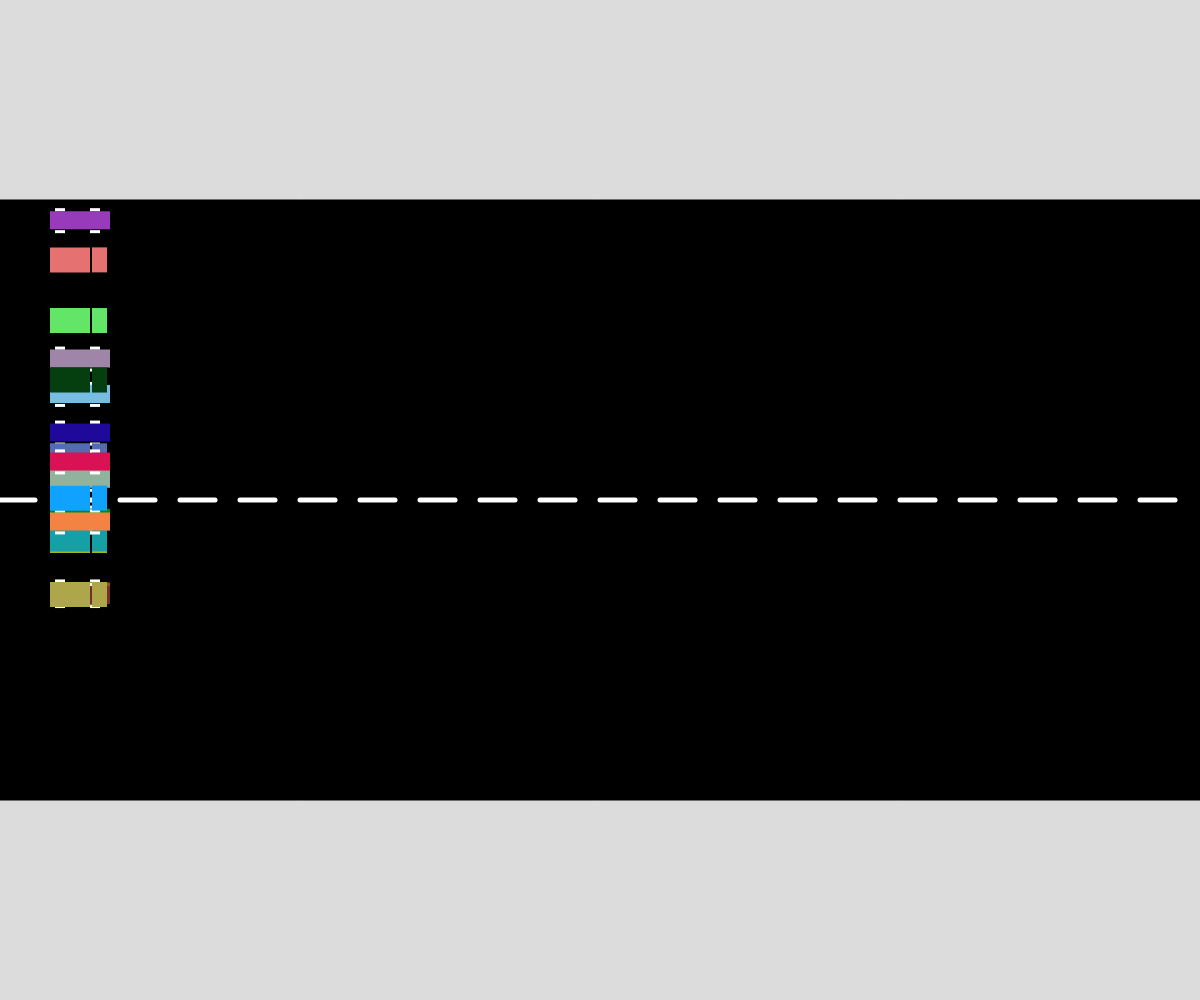
Frame 1 (no input)
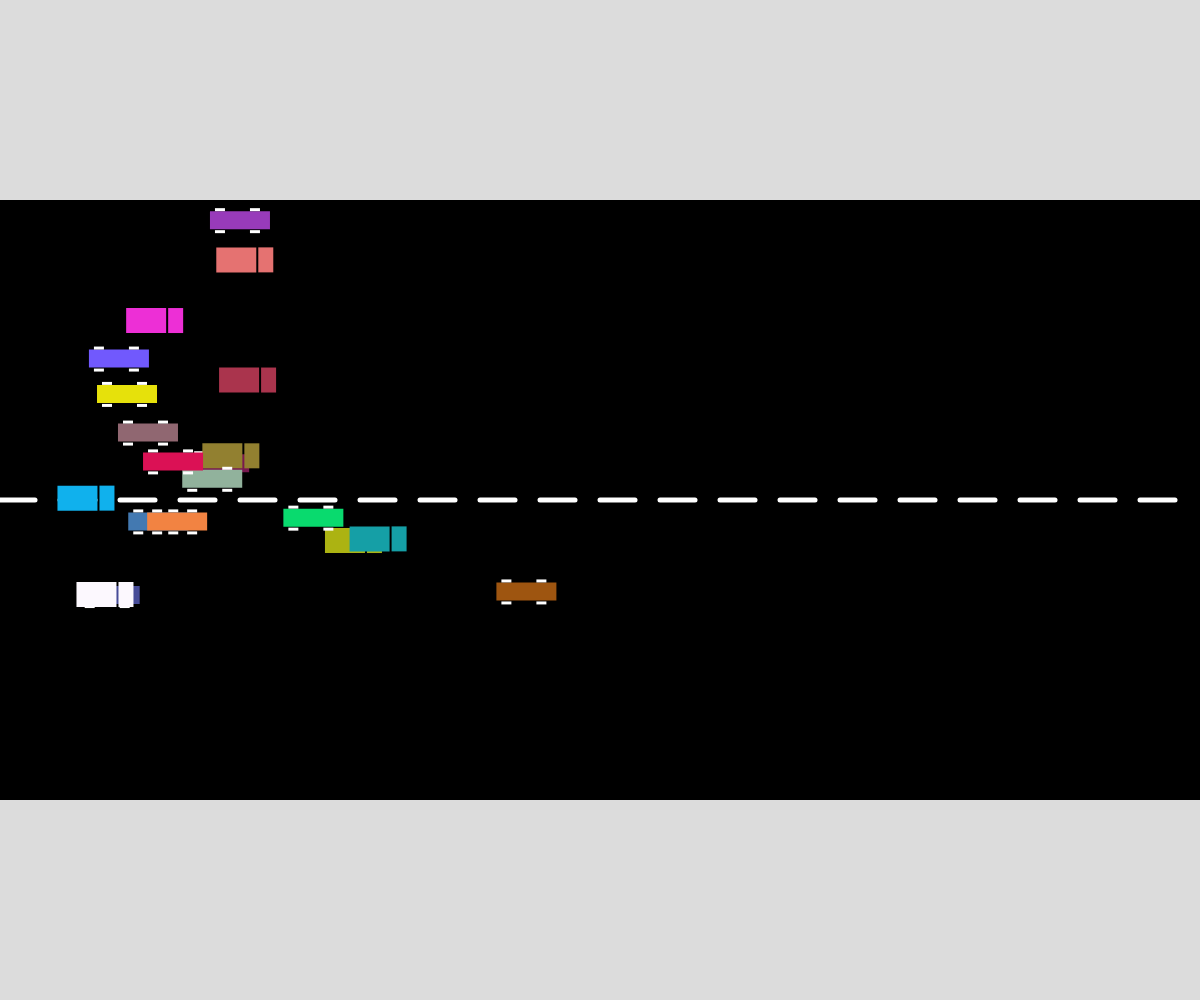
Frame 60 (no input)
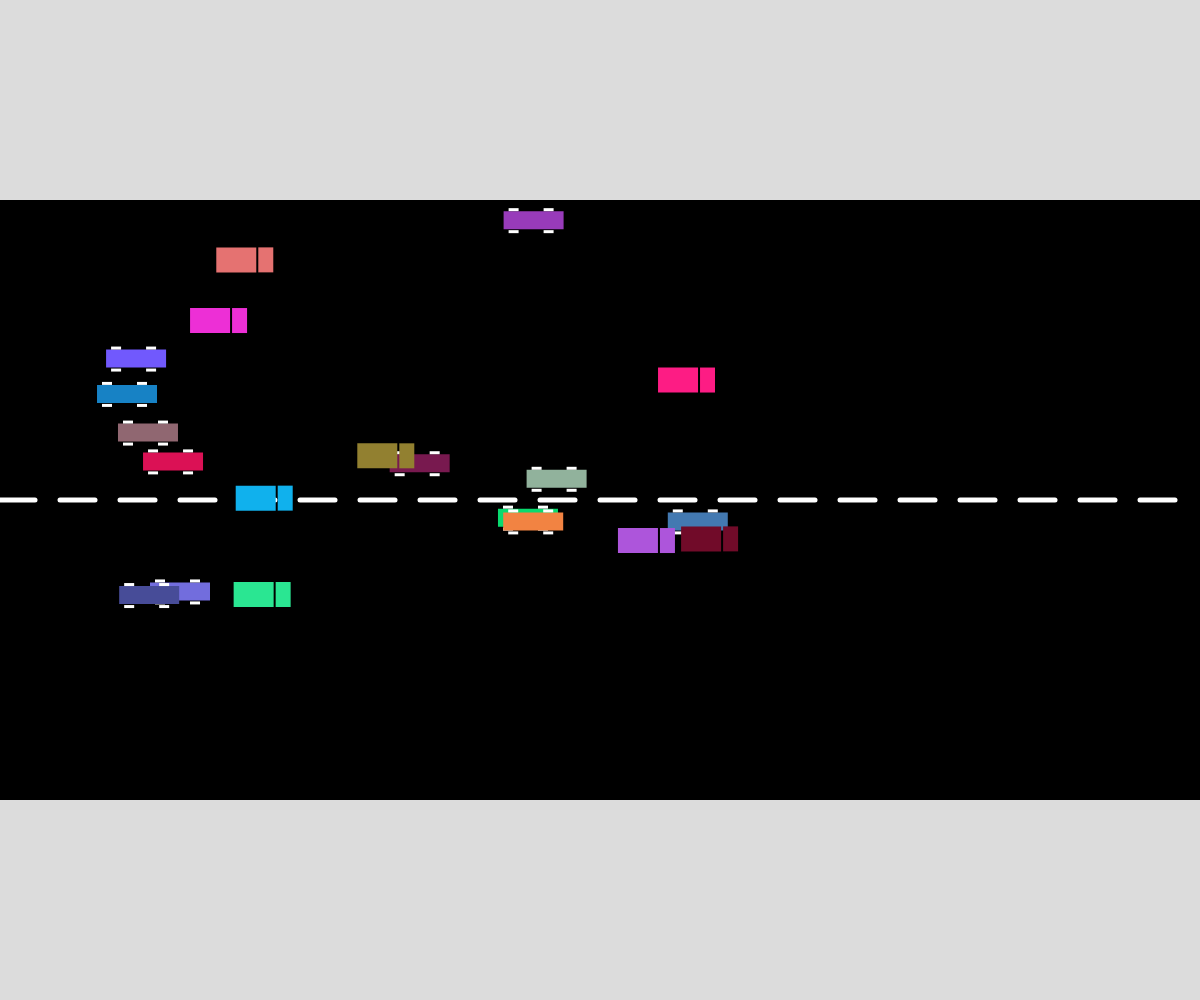
Frame 120 (the mouse pressed at the canvas centre since frame 60)

The p5.js sketch that drew these frames (run headless with seeded random() and noise() and a simulated clock; from frame 60 on, the mouse is pressed at the canvas centre):

// p5.js sketch
// ── sketch.js
// Cars Cars Cars!
// Meixi Yao
// March 27th, 2026


// Globals
let lineX;
let vehicle;
let eastbound = [];
let westbound = [];


function setup() {
  createCanvas(windowWidth, windowHeight);
  vehicle = new Vehicle();
  for(let i = 0; i < 20; i++){
    westbound.push(new Vehicle(0));
  }
  for(let i = 0; i < 20; i++){
    eastbound.push(new Vehicle(0));
  }
}

function draw() {
  background(220);
  road();
  //vehicle.action();
  for(let w of westbound){
    w.action();
  }
 
}

function road(){
  fill(0);
  rect(0, height/5, width, height-height*2/5);
  stroke(255);
  strokeWeight(5);
  for(let i = 0; i < width; i+=60){
    line(i, height/2, i+35, height/2)
  }
}

class Vehicle{
  constructor(direction){
    this.type = Math.round(random(0,1));  
    this.color = color(random(255), random(255), random(255));
    this.x = 50;
    this.y = random(height/5 + 10, height-height*2/5 - 10);
    this.d = direction;
    this.xSpeed = random(5);
    this.timeShift = 0.01;
    this.time = random(100);

  }

  display(){
    noStroke();
    fill(this.color);
    if(this.type === 0){
      rect(this.x, this.y, 60, 18);
      fill(255);
      rect(this.x + 5, this.y + 19, 10, 3);
      rect(this.x + 5, this.y - 3, 10, 3);
      rect(this.x + 40, this.y + 19, 10, 3);
      rect(this.x + 40, this.y - 3, 10, 3);
    }

    else if(this.type = 1){
      rect(this.x, this.y, 40, 25);
      rect(this.x + 42, this.y, 15, 25);
    }
    fill(this.color);
  }

  move(){
    this.x += this.xSpeed;
    if(this.x > width){
      this.x = 0;
    }
    if(this.x < 0){
      this.x = width;
    }
    
    if(this.xSpeed > 15){
      this.xSpeed = 15;
    }
  }

  speedUp(){
    let speedInc = noise(this.time);
    speedInc = map(speedInc, 0, 1, 0, 10);
    this.time += this.timeShift;
    this.xSpeed += speedInc;
  }

  speedDown(){
    let speedDec = noise(this.time);
    speedDec = map(speedDec, 0, 1, 0, 10);
    this.time += this.timeShift;
    if(speedDec > this.xSpeed){
      speedDec = this.xSpeed;
    }
    this.xSpeed -= speedDec;
  }

  changeColor(){
    this.color = color(random(255), random(255), random(255));
  }

  action(){
    //if(this.d = 1){
      //rotate(180);
    //}
    this.display();
    this.move();
    let choice = Math.round(random(100));
    if(choice === 1){
      this.changeColor();
    }
    else if(choice === 2){
      this.speedDown();
    }
    else if(choice === 3){
      this.speedUp();
    }
  }
}
